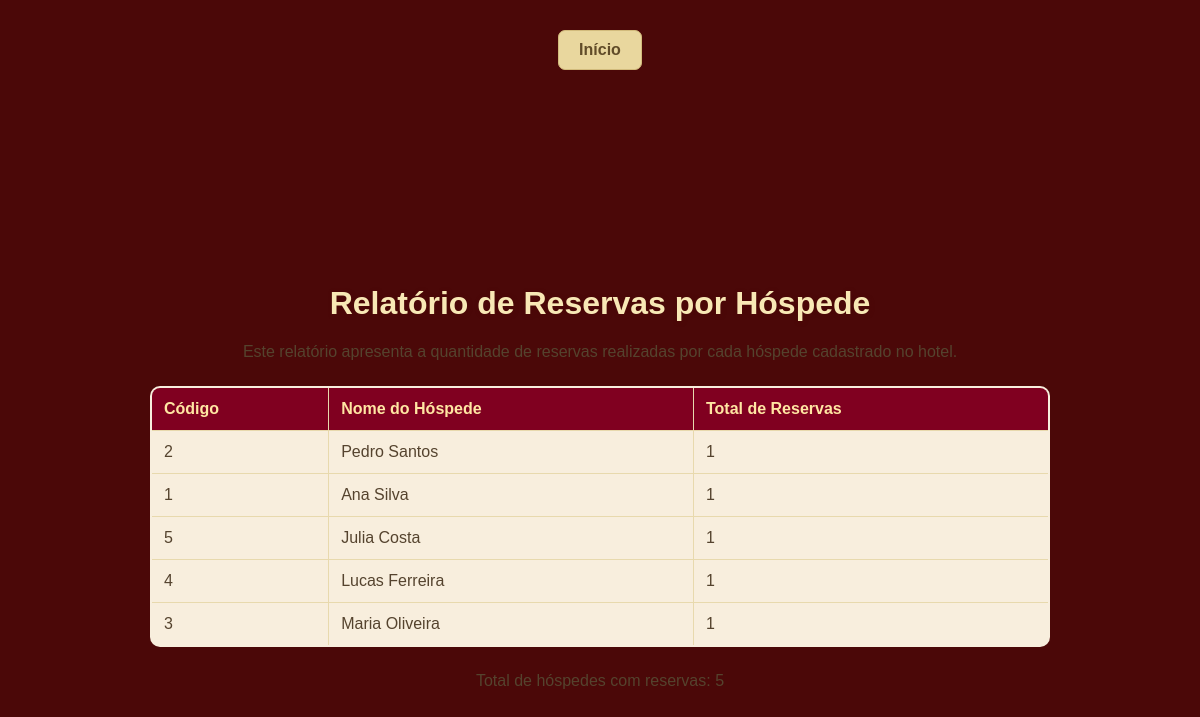
Screenshot of /Relatório/reservas_por_hospede.php with the database file from the repository.
### tables this page shows
CREATE TABLE tbHospedes (
    codigo_hospede INT AUTO_INCREMENT,
    nome_hospede VARCHAR(50) NOT NULL,
    cpf_hospede VARCHAR(14) NOT NULL,
    telefone_hospede VARCHAR(15),
    cidade_hospede VARCHAR(30),
    CONSTRAINT pk_hospedes PRIMARY KEY(codigo_hospede)
);

### Relatório/reservas_por_hospede.php (the view, shortened to what this page needs)
<?php
    require_once '../conexao.php';
    $sql = $pdo->prepare('SELECT tbHospedes.codigo_hospede, tbHospedes.nome_hospede, COUNT(tbReservas.codigo_reserva) AS total_reservas
                          FROM tbHospedes INNER JOIN tbReservas ON tbHospedes.codigo_hospede = tbReservas.hospede_codigo
                          GROUP BY tbHospedes.codigo_hospede, tbHospedes.nome_hospede
                          ORDER BY total_reservas DESC');
    $sql->execute();
    $reservas = $sql->fetchAll();
?>
<!DOCTYPE html>
<html lang="pt-br">
<head>
    <link rel="stylesheet" href="../style.css">
</head>
<body>
    <p><a class="btn btn-inicio" href="../index.php">Início</a></p>
    <h1>Relatório de Reservas por Hóspede</h1>
    <p>Este relatório apresenta a quantidade de reservas realizadas por cada hóspede cadastrado no hotel.</p>
    <table border="1">
        <tr>
            <th>Código</th>
            <th>Nome do Hóspede</th>
            <th>Total de Reservas</th>
        </tr>
        <?php foreach ($reservas as $reserva): ?>
            <tr>
                <td><?= htmlspecialchars($reserva['codigo_hospede']) ?></td>
                <td><?= htmlspecialchars($reserva['nome_hospede']) ?></td>
                <td><?= htmlspecialchars($reserva['total_reservas']) ?></td>
            </tr>
        <?php endforeach; ?>
    </table>
    <p>Total de hóspedes com reservas: <?= count($reservas)?></p>
</body>
</html>

### style.css (style rules this page uses)
body { font-family: Arial, sans-serif; margin: 30px; background-color: #4b0808; background-image: url("FundoNatal.png"); background-size: cover; background-position: center; background-repeat: no-repeat; background-attachment: fixed; color: #55432e; text-align: center; }
h1 { color: #f8e8b5; margin-top: 50px; padding-top: 165px; text-shadow: 1px 1px 4px #4b0808; }
table { border-collapse: collapse; width: 100%; max-width: 900px; margin: 25px auto; background-color: rgba(255, 248, 230, 0.96); border: 2px solid #e8d9ad; border-radius: 10px; overflow: hidden; }
th, td { border: 1px solid #e8d9ad; padding: 12px; text-align: left; }
th { background-color: #800020; color: #ffe6a3; }
td { color: #55432e; }
.btn { padding: 10px 20px; border: none; border-radius: 7px; cursor: pointer; font-size: 16px; text-decoration: none; display: inline-block; transition: 0.3s; font-weight: bold; }
.btn-inicio { background-color: #e9d79e; color: #614c29; border: 1px solid #d2bb7c; }

### rows the page displays
tbhospedes: codigo_hospede "2", nome_hospede "Pedro Santos", total_reservas "1"
tbhospedes: codigo_hospede "1", nome_hospede "Ana Silva", total_reservas "1"
tbhospedes: codigo_hospede "5", nome_hospede "Julia Costa", total_reservas "1"
tbhospedes: codigo_hospede "4", nome_hospede "Lucas Ferreira", total_reservas "1"
tbhospedes: codigo_hospede "3", nome_hospede "Maria Oliveira", total_reservas "1"

### other values shown
count($reservas) "5"
